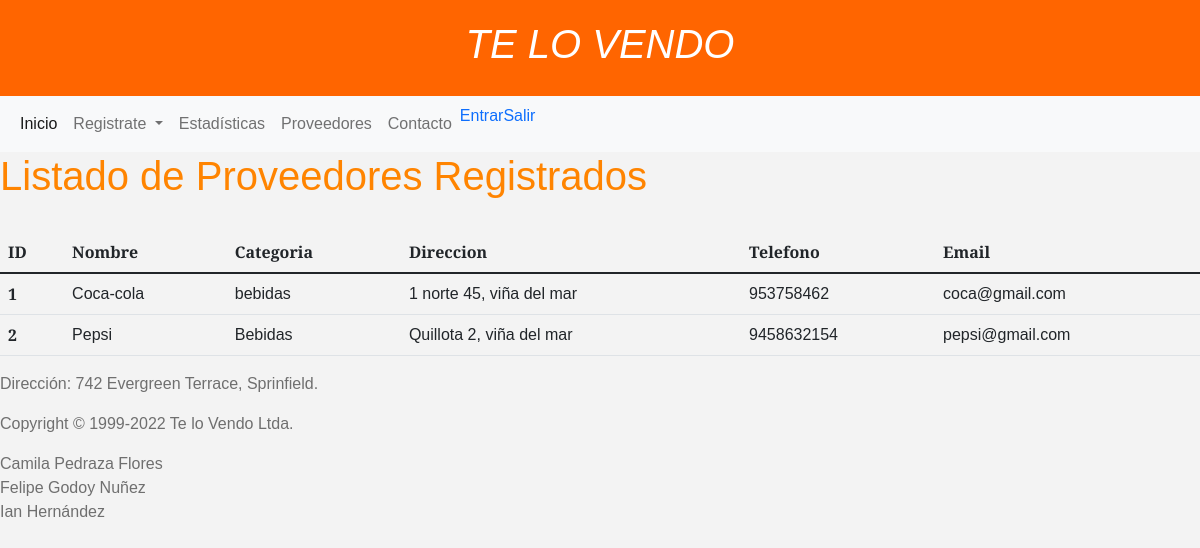
The app's page /proveedores, older data.
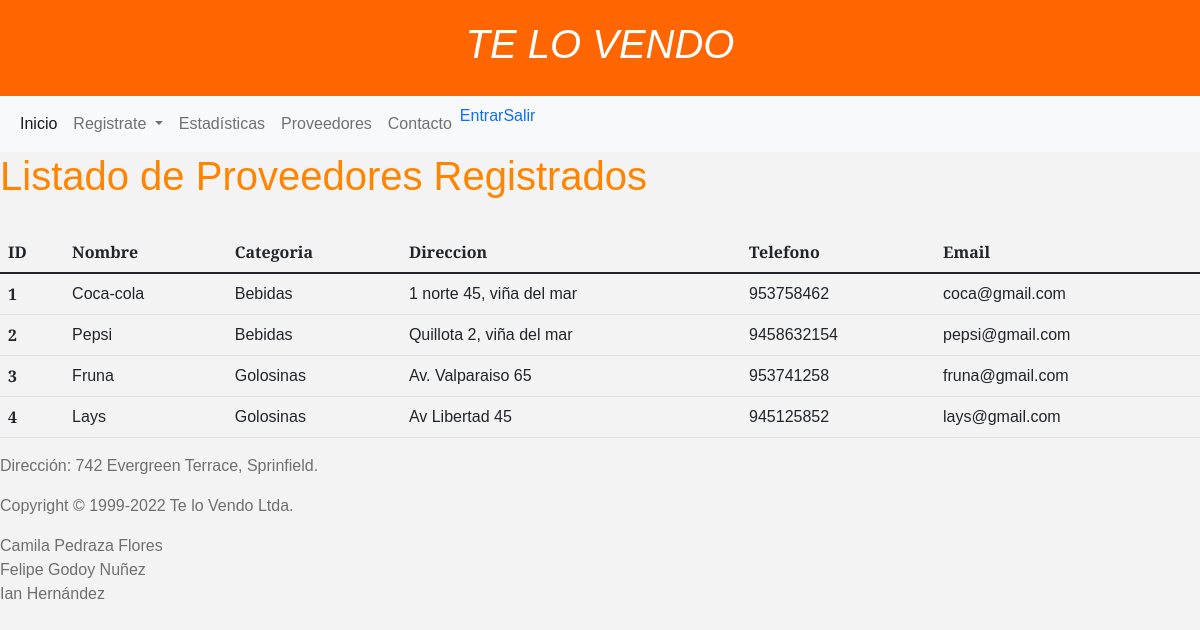
The same page, newer data.
### AppTelovendo/models.py (models this page shows, shortened)
class Provedore(models.Model):
    nombre_proveedor = models.CharField(max_length=60,)
    categoria = models.CharField(max_length=60,)
    direccion = models.CharField(max_length=60,)
    telefono_proveedor = models.IntegerField(verbose_name='Ingrese Telefono del proveedor')
    email_proveedor = models.EmailField(verbose_name="Ingrese Correo del Proveedor")

### AppTelovendo/views.py (the view)
# urls.py: path('proveedores',views.proveedores, name='proveedores'),
def proveedores(request):
    proveedores = Provedore.objects.all()
    return render(request, 'AppTelovendo/proveedores.html',{'proveedores':proveedores})

### AppTelovendo/Templates/AppTelovendo/proveedores.html
{% extends 'template_base.html' %}
{% block content %}
<h1>Listado de Proveedores Registrados</h1>
<br>
<div class='contenedortabla'>
    <table class="table" class='tabla-proveedores'>
        <thead>
            <tr>
                <th scope="col">ID</th>
                <th scope="col">Nombre</th>
                <th scope="col">Categoria</th>
                <th scope="col">Direccion</th>
                <th scope="col">Telefono</th>
                <th scope="col">Email</th>
            </tr>
        </thead>
        <tbody>
        {% for proveedor in proveedores %}
        <tr>
            <th scope="row">{{proveedor.id}}</th>
            <td>{{proveedor.nombre_proveedor}}</td>
            <td>{{proveedor.categoria}}</td>
            <td>{{proveedor.direccion}}</td>
            <td>{{proveedor.telefono_proveedor}}</td>
            <td>{{proveedor.email_proveedor}}</td>
        </tr>
        {% endfor %}
        </tbody>
    </table>
</div>
{% endblock %}

### templates/template_base.html (shortened to what this page needs)
{% load static %}
<!DOCTYPE html>
<html lang="es">
    <head>
        <link href="https://cdn.jsdelivr.net/npm/bootstrap@5.1.3/dist/css/bootstrap.min.css" rel="stylesheet">
        <link type='text/css' rel="stylesheet" href='{% static "AppTelovendo/css/stiloform.css" %}'>
    </head>
    <body>
        <header>
            <h1>TE LO VENDO</h1>
        </header>
        <nav class="navbar navbar-expand-lg navbar-light bg-light">
            <div class="container-fluid">
              <div class="collapse navbar-collapse" id="navbarSupportedContent">
                <ul class="navbar-nav me-auto mb-2 mb-lg-0">
                  <li class="nav-item">
                    <a class="nav-link active" aria-current="page" href="/index">Inicio</a>
                  </li>
                  <li class="nav-item dropdown">
                    <a class="nav-link dropdown-toggle" href="#" id="navbarDropdown" role="button" data-bs-toggle="dropdown" aria-expanded="false">
                      Registrate
                    </a>
                  </li>
                  <li class="nav-item">
                    <a class="nav-link" href="/estadisticas">Estadísticas</a>
                  </li>
                  <li class="nav-item">
                    <a class="nav-link" href="/proveedores">Proveedores</a>
                  </li>
                  <li class="nav-item">
                    <a class="nav-link" href="/contacto">Contacto</a>
                  </li>
                  <li class="nav-item">
                    <a type="nav-link" href="{% url 'login' %}">Entrar</a>
                  </li>
                  <li class="nav-item">
                    <a type="nav-link" href="{% url 'logout' %}">Salir</a>
                  </li>
                </ul>
              </div>
            </div>
          </nav>
          {% block content %}
          {% endblock  %}
        <footer>
        <p class="p-footer">Dirección: 742 Evergreen Terrace, Sprinfield.</p>
            <p class="p-footer">Copyright © 1999-2022 Te lo Vendo Ltda.</p>
            Camila Pedraza Flores<br>
            Felipe Godoy Nuñez<br>
            Ian Hernández<br>
            <br></p>
        </footer>
    </body>
</html>

### AppTelovendo/static/AppTelovendo/css/stiloform.css (style rules this page uses)
body { margin: 0; width: 100%; color: #ff8400; background: rgb(243, 243, 243); font-family: 'Source Serif 4', sans-serif; }
Header { padding: 1em; background-color: #ff6500; font-size: 20px; text-align:center ; color: white; font-family: 'Source Serif 4', sans-serif; font-style: italic }
nav { width: 100%; background-color: #ff4400; font-family: 'Source Serif 4', sans-serif; }
a { text-decoration: none; }
p { font-family: 'Source Serif 4', sans-serif; color:black; }
.p-footer { font: 'Source Serif 4', sans-serif; color:rgb(111, 111, 111); }
footer { font: 'Source Serif 4', sans-serif; color:rgb(111, 111, 111); }
nav { flex-direction: column; display: inline-block; }

Row changes from the older to the newer data that the page shows:
changed Provedore "Coca-cola": categoria "bebidas" → "Bebidas"
added Provedore: id "3", nombre_proveedor "Fruna", categoria "Golosinas", direccion "Av. Valparaiso 65", telefono_proveedor "953741258", email_proveedor "fruna@gmail.com"
added Provedore: id "4", nombre_proveedor "Lays", categoria "Golosinas", direccion "Av Libertad 45", telefono_proveedor "945125852", email_proveedor "lays@gmail.com"
